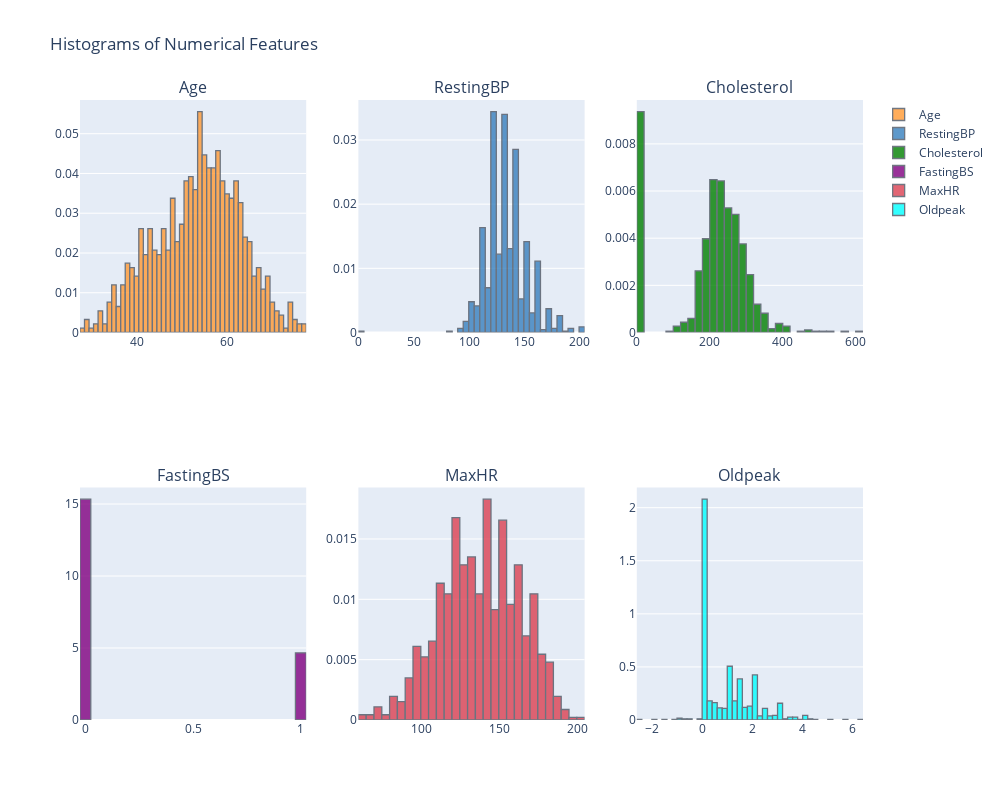
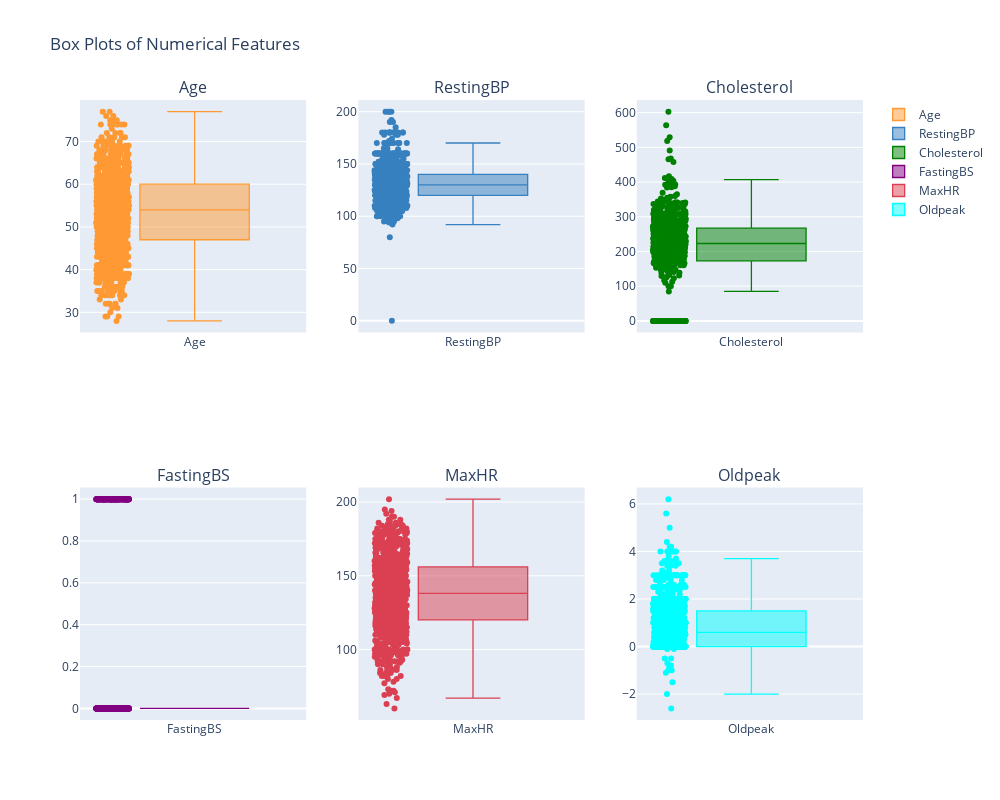

The notebook cell saved with these charts, in order:
### Code cell
num_index = df.drop(['HeartDisease'], axis=1).select_dtypes('number').columns
#df[num_index].iplot(kind='histogram',title='Histogram of Numerical Features',subplots=True,shape=(3,2),bins=50, histnorm='percent',dimensions=(1000,1000),labels=['11'])
fig_hist = tls.make_subplots(rows=2, cols=3,subplot_titles=num_index)
fig_box = tls.make_subplots(rows=2, cols=3,subplot_titles=num_index)
colors_bar=['orange', 'blue','green', 'purple', 'red', 'cyan']
num=0
for i in range(2):
    for j in range(3):
        fig=df[num_index[num]].iplot(kind='hist',bins=50,asFigure=True,colors=colors_bar[num], histnorm='probability density')#(percent:default, probability, density, probability density)
        fig_hist.append_trace(fig['data'][0], i+1, j+1)
        fig=df[num_index[num]].iplot(kind='box',bins=50,asFigure=True,colors=colors_bar[num],boxpoints="all")
        fig_box.append_trace(fig['data'][0], i+1, j+1)
        num+=1
fig_hist.update_layout(height=800, width=1000, title_text="Histograms of Numerical Features")
fig_box.update_layout(height=800, width=1000, title_text="Box Plots of Numerical Features")
fig_hist.show()
fig_box.show()

### Figure 1 — Plotly figure (JSON) as saved in the notebook; plotly's stock layout.template omitted (floating-point values rounded to 4 significant figures; data arrays with more than 128 entries replaced by an {"elided": "..."} marker saying what was removed)
{"data": [{"histfunc": "count", "histnorm": "probability density", "marker": {"color": "rgba(255, 153, 51, 1.0)", "line": {"color": "#4D5663", "width": 1.3}}, "name": "Age", "nbinsx": 50, "opacity": 0.8, "orientation": "v", "type": "histogram", "x": {"elided": "918 int values"}, "xaxis": "x", "yaxis": "y"}, {"histfunc": "count", "histnorm": "probability density", "marker": {"color": "rgba(55, 128, 191, 1.0)", "line": {"color": "#4D5663", "width": 1.3}}, "name": "RestingBP", "nbinsx": 50, "opacity": 0.8, "orientation": "v", "type": "histogram", "x": {"elided": "918 int values"}, "xaxis": "x2", "yaxis": "y2"}, {"histfunc": "count", "histnorm": "probability density", "marker": {"color": "rgba(0, 128, 0, 1.0)", "line": {"color": "#4D5663", "width": 1.3}}, "name": "Cholesterol", "nbinsx": 50, "opacity": 0.8, "orientation": "v", "type": "histogram", "x": {"elided": "918 int values"}, "xaxis": "x3", "yaxis": "y3"}, {"histfunc": "count", "histnorm": "probability density", "marker": {"color": "rgba(128, 0, 128, 1.0)", "line": {"color": "#4D5663", "width": 1.3}}, "name": "FastingBS", "nbinsx": 50, "opacity": 0.8, "orientation": "v", "type": "histogram", "x": {"elided": "918 int values"}, "xaxis": "x4", "yaxis": "y4"}, {"histfunc": "count", "histnorm": "probability density", "marker": {"color": "rgba(219, 64, 82, 1.0)", "line": {"color": "#4D5663", "width": 1.3}}, "name": "MaxHR", "nbinsx": 50, "opacity": 0.8, "orientation": "v", "type": "histogram", "x": {"elided": "918 int values"}, "xaxis": "x5", "yaxis": "y5"}, {"histfunc": "count", "histnorm": "probability density", "marker": {"color": "rgba(0, 255, 255, 1.0)", "line": {"color": "#4D5663", "width": 1.3}}, "name": "Oldpeak", "nbinsx": 50, "opacity": 0.8, "orientation": "v", "type": "histogram", "x": {"elided": "918 float values"}, "xaxis": "x6", "yaxis": "y6"}], "layout": {"annotations": [{"font": {"size": 16}, "showarrow": false, "text": "Age", "x": 0.1444, "xanchor": "center", "xref": "paper", "y": 1, "yanchor": "bottom", "yref": "paper"}, {"font": {"size": 16}, "showarrow": false, "text": "RestingBP", "x": 0.5, "xanchor": "center", "xref": "paper", "y": 1, "yanchor": "bottom", "yref": "paper"}, {"font": {"size": 16}, "showarrow": false, "text": "Cholesterol", "x": 0.8556, "xanchor": "center", "xref": "paper", "y": 1, "yanchor": "bottom", "yref": "paper"}, {"font": {"size": 16}, "showarrow": false, "text": "FastingBS", "x": 0.1444, "xanchor": "center", "xref": "paper", "y": 0.375, "yanchor": "bottom", "yref": "paper"}, {"font": {"size": 16}, "showarrow": false, "text": "MaxHR", "x": 0.5, "xanchor": "center", "xref": "paper", "y": 0.375, "yanchor": "bottom", "yref": "paper"}, {"font": {"size": 16}, "showarrow": false, "text": "Oldpeak", "x": 0.8556, "xanchor": "center", "xref": "paper", "y": 0.375, "yanchor": "bottom", "yref": "paper"}], "height": 800, "title": {"text": "Histograms of Numerical Features"}, "width": 1000, "xaxis": {"anchor": "y", "domain": [0, 0.2889]}, "xaxis2": {"anchor": "y2", "domain": [0.3556, 0.6444]}, "xaxis3": {"anchor": "y3", "domain": [0.7111, 1]}, "xaxis4": {"anchor": "y4", "domain": [0, 0.2889]}, "xaxis5": {"anchor": "y5", "domain": [0.3556, 0.6444]}, "xaxis6": {"anchor": "y6", "domain": [0.7111, 1]}, "yaxis": {"anchor": "x", "domain": [0.625, 1]}, "yaxis2": {"anchor": "x2", "domain": [0.625, 1]}, "yaxis3": {"anchor": "x3", "domain": [0.625, 1]}, "yaxis4": {"anchor": "x4", "domain": [0, 0.375]}, "yaxis5": {"anchor": "x5", "domain": [0, 0.375]}, "yaxis6": {"anchor": "x6", "domain": [0, 0.375]}}}

### Figure 2 — Plotly figure (JSON) as saved in the notebook; plotly's stock layout.template omitted (floating-point values rounded to 4 significant figures; data arrays with more than 128 entries replaced by an {"elided": "..."} marker saying what was removed)
{"data": [{"boxpoints": "all", "line": {"width": 1.3}, "marker": {"color": "rgba(255, 153, 51, 1.0)"}, "name": "Age", "orientation": "v", "type": "box", "xaxis": "x", "y": {"elided": "918 int values"}, "yaxis": "y"}, {"boxpoints": "all", "line": {"width": 1.3}, "marker": {"color": "rgba(55, 128, 191, 1.0)"}, "name": "RestingBP", "orientation": "v", "type": "box", "xaxis": "x2", "y": {"elided": "918 int values"}, "yaxis": "y2"}, {"boxpoints": "all", "line": {"width": 1.3}, "marker": {"color": "rgba(0, 128, 0, 1.0)"}, "name": "Cholesterol", "orientation": "v", "type": "box", "xaxis": "x3", "y": {"elided": "918 int values"}, "yaxis": "y3"}, {"boxpoints": "all", "line": {"width": 1.3}, "marker": {"color": "rgba(128, 0, 128, 1.0)"}, "name": "FastingBS", "orientation": "v", "type": "box", "xaxis": "x4", "y": {"elided": "918 int values"}, "yaxis": "y4"}, {"boxpoints": "all", "line": {"width": 1.3}, "marker": {"color": "rgba(219, 64, 82, 1.0)"}, "name": "MaxHR", "orientation": "v", "type": "box", "xaxis": "x5", "y": {"elided": "918 int values"}, "yaxis": "y5"}, {"boxpoints": "all", "line": {"width": 1.3}, "marker": {"color": "rgba(0, 255, 255, 1.0)"}, "name": "Oldpeak", "orientation": "v", "type": "box", "xaxis": "x6", "y": {"elided": "918 float values"}, "yaxis": "y6"}], "layout": {"annotations": [{"font": {"size": 16}, "showarrow": false, "text": "Age", "x": 0.1444, "xanchor": "center", "xref": "paper", "y": 1, "yanchor": "bottom", "yref": "paper"}, {"font": {"size": 16}, "showarrow": false, "text": "RestingBP", "x": 0.5, "xanchor": "center", "xref": "paper", "y": 1, "yanchor": "bottom", "yref": "paper"}, {"font": {"size": 16}, "showarrow": false, "text": "Cholesterol", "x": 0.8556, "xanchor": "center", "xref": "paper", "y": 1, "yanchor": "bottom", "yref": "paper"}, {"font": {"size": 16}, "showarrow": false, "text": "FastingBS", "x": 0.1444, "xanchor": "center", "xref": "paper", "y": 0.375, "yanchor": "bottom", "yref": "paper"}, {"font": {"size": 16}, "showarrow": false, "text": "MaxHR", "x": 0.5, "xanchor": "center", "xref": "paper", "y": 0.375, "yanchor": "bottom", "yref": "paper"}, {"font": {"size": 16}, "showarrow": false, "text": "Oldpeak", "x": 0.8556, "xanchor": "center", "xref": "paper", "y": 0.375, "yanchor": "bottom", "yref": "paper"}], "height": 800, "title": {"text": "Box Plots of Numerical Features"}, "width": 1000, "xaxis": {"anchor": "y", "domain": [0, 0.2889]}, "xaxis2": {"anchor": "y2", "domain": [0.3556, 0.6444]}, "xaxis3": {"anchor": "y3", "domain": [0.7111, 1]}, "xaxis4": {"anchor": "y4", "domain": [0, 0.2889]}, "xaxis5": {"anchor": "y5", "domain": [0.3556, 0.6444]}, "xaxis6": {"anchor": "y6", "domain": [0.7111, 1]}, "yaxis": {"anchor": "x", "domain": [0.625, 1]}, "yaxis2": {"anchor": "x2", "domain": [0.625, 1]}, "yaxis3": {"anchor": "x3", "domain": [0.625, 1]}, "yaxis4": {"anchor": "x4", "domain": [0, 0.375]}, "yaxis5": {"anchor": "x5", "domain": [0, 0.375]}, "yaxis6": {"anchor": "x6", "domain": [0, 0.375]}}}
